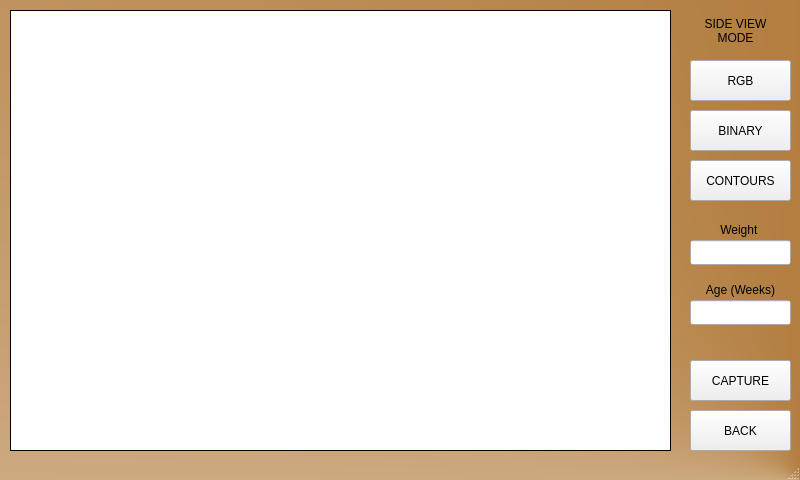
<?xml version="1.0" encoding="UTF-8"?>
<ui version="4.0">
 <class>MainWindow</class>
 <widget class="QMainWindow" name="MainWindow">
  <property name="geometry">
   <rect>
    <x>0</x>
    <y>0</y>
    <width>800</width>
    <height>480</height>
   </rect>
  </property>
  <property name="windowTitle">
   <string>MainWindow</string>
  </property>
  <property name="styleSheet">
   <string notr="true">#MainWindow
{
background-color: qconicalgradient(cx:1, cy:1, angle:0, stop:0 rgba(153, 83, 0, 255), stop:1 rgba(255, 255, 255, 255));
}</string>
  </property>
  <widget class="QWidget" name="centralwidget">
   <widget class="QLabel" name="imageLabel">
    <property name="geometry">
     <rect>
      <x>10</x>
      <y>10</y>
      <width>661</width>
      <height>441</height>
     </rect>
    </property>
    <property name="styleSheet">
     <string notr="true">background-color: rgb(255,255,255);</string>
    </property>
    <property name="frameShape">
     <enum>QFrame::Box</enum>
    </property>
    <property name="text">
     <string/>
    </property>
    <property name="alignment">
     <set>Qt::AlignCenter</set>
    </property>
   </widget>
   <widget class="QLabel" name="label">
    <property name="geometry">
     <rect>
      <x>680</x>
      <y>10</y>
      <width>111</width>
      <height>41</height>
     </rect>
    </property>
    <property name="text">
     <string>SIDE VIEW
MODE</string>
    </property>
    <property name="alignment">
     <set>Qt::AlignCenter</set>
    </property>
   </widget>
   <widget class="QPushButton" name="cntsButton">
    <property name="geometry">
     <rect>
      <x>690</x>
      <y>160</y>
      <width>101</width>
      <height>41</height>
     </rect>
    </property>
    <property name="text">
     <string>CONTOURS</string>
    </property>
   </widget>
   <widget class="QPushButton" name="captureButton">
    <property name="geometry">
     <rect>
      <x>690</x>
      <y>360</y>
      <width>101</width>
      <height>41</height>
     </rect>
    </property>
    <property name="text">
     <string>CAPTURE</string>
    </property>
   </widget>
   <widget class="QPushButton" name="rgbButton">
    <property name="geometry">
     <rect>
      <x>690</x>
      <y>60</y>
      <width>101</width>
      <height>41</height>
     </rect>
    </property>
    <property name="text">
     <string>RGB</string>
    </property>
   </widget>
   <widget class="QLineEdit" name="ageTB">
    <property name="geometry">
     <rect>
      <x>690</x>
      <y>300</y>
      <width>101</width>
      <height>25</height>
     </rect>
    </property>
   </widget>
   <widget class="QPushButton" name="binButton">
    <property name="geometry">
     <rect>
      <x>690</x>
      <y>110</y>
      <width>101</width>
      <height>41</height>
     </rect>
    </property>
    <property name="text">
     <string>BINARY</string>
    </property>
   </widget>
   <widget class="QLabel" name="label_3">
    <property name="geometry">
     <rect>
      <x>690</x>
      <y>280</y>
      <width>101</width>
      <height>20</height>
     </rect>
    </property>
    <property name="text">
     <string>Age (Weeks)</string>
    </property>
    <property name="alignment">
     <set>Qt::AlignCenter</set>
    </property>
   </widget>
   <widget class="QLineEdit" name="weightTB">
    <property name="geometry">
     <rect>
      <x>690</x>
      <y>240</y>
      <width>101</width>
      <height>25</height>
     </rect>
    </property>
   </widget>
   <widget class="QLabel" name="label_2">
    <property name="geometry">
     <rect>
      <x>690</x>
      <y>220</y>
      <width>101</width>
      <height>20</height>
     </rect>
    </property>
    <property name="text">
     <string>Weight </string>
    </property>
    <property name="alignment">
     <set>Qt::AlignCenter</set>
    </property>
   </widget>
   <widget class="QPushButton" name="backButton">
    <property name="geometry">
     <rect>
      <x>690</x>
      <y>410</y>
      <width>101</width>
      <height>41</height>
     </rect>
    </property>
    <property name="text">
     <string>BACK</string>
    </property>
   </widget>
  </widget>
  <widget class="QMenuBar" name="menubar">
   <property name="geometry">
    <rect>
     <x>0</x>
     <y>0</y>
     <width>800</width>
     <height>22</height>
    </rect>
   </property>
  </widget>
  <widget class="QStatusBar" name="statusbar"/>
 </widget>
 <resources/>
 <connections/>
</ui>
